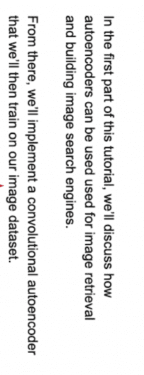
#> input picture data/yazi90.png, 144 x 375 px
$ python -i ocr_base.py   (imports and definitions only)
#> lines starting #> are read from the running program, lines starting #| are printed output that depends on the picture; after the words box and inside, x2 and y2 are one past the last pixel; in counts of white or black regions, pixels touching at a corner belong together
# -*- coding: utf-8 -*-
"""
Created on Tue Jan 24 12:01:08 2023

@author: arzu.yildiz
"""

import cv2
import pytesseract
import matplotlib.pyplot as plt
import numpy as np

# [5 lines left out: function display, not called in this run]

def grayscale(image_path):
#> called with image_path = 'data/yazi90.png'
    image = cv2.imread(image_path)
#> image is the input picture: shape (375, 144, 3); mean B, G, R 234.6, 234.6, 234.7
    return cv2.cvtColor(image, cv2.COLOR_BGR2GRAY)

def ocr_pytesseract(image):
    text=pytesseract.image_to_string(image, lang="tur")
    return text


# [67 lines left out: functions get_psm, psm, not called in this run]

def noise_removal(image):

    kernel = np.ones((1, 1), np.uint8)
    image = cv2.dilate(image, kernel, iterations=1)
    kernel = np.ones((1, 1), np.uint8)
    image = cv2.erode(image, kernel, iterations=1)
    image = cv2.morphologyEx(image, cv2.MORPH_CLOSE, kernel)
    image = cv2.medianBlur(image, 3)
    return (image)

def thin_font(image):
    image = cv2.bitwise_not(image)
    kernel = np.ones((2,2),np.uint8)
    image = cv2.erode(image, kernel, iterations=1)
    image = cv2.bitwise_not(image)
    return (image)

def thick_font(image):
    image = cv2.bitwise_not(image)
    kernel = np.ones((2,2),np.uint8)
    image = cv2.dilate(image, kernel, iterations=1)
    image = cv2.bitwise_not(image)
    return (image)

def remove_borders(image):
    contours, heiarchy = cv2.findContours(image, cv2.RETR_EXTERNAL, cv2.CHAIN_APPROX_SIMPLE)
    cntsSorted = sorted(contours, key=lambda x:cv2.contourArea(x))
    cnt = cntsSorted[-1]
    x, y, w, h = cv2.boundingRect(cnt)
    crop = image[y:y+h, x:x+w]
    return (crop)

def make_border(image):
    color = [255, 255, 255]
    top, bottom, left, right = [150]*4
    image_with_border = cv2.copyMakeBorder(no_borders, top, bottom, left, right, cv2.BORDER_CONSTANT, value=color)
    return image_with_border


# [1 line not run here, left out]

gray_image=grayscale("data/yazi90.png")

# [1 line that did not run here, left out]
# [1 line not run here, left out]


thresh, im_bw = cv2.threshold(gray_image, 210, 230, cv2.THRESH_BINARY)
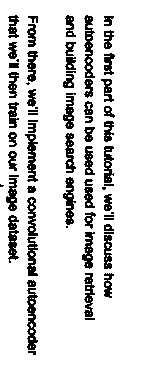
#> im_bw: shape (375, 144); values 0 (black) and 230 (white), 85.4% white; black in thin lines or dots, all inside (x1, y1, x2, y2) = (0, 15, 115, 355)
# [1 line not run here, left out]

no_noise = noise_removal(im_bw)
#> in noise_removal, `image = cv2.medianBlur(image, 3)`:
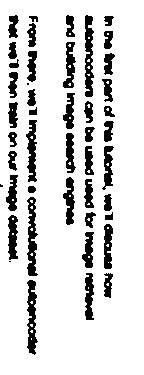
#> image: shape (375, 144); values 0 (black) and 230 (white), 84.8% white; 45 black regions (3 under 20 px), largest, box (x1, y1, x2, y2) and area: (85, 15, 94, 97) 522, (27, 197, 38, 276) 517, (27, 280, 38, 355) 496
# [1 line not run here, left out]

eroded_image = thin_font(no_noise)
#> in thin_font, `image = cv2.erode(image, kernel, iterations=1)`:
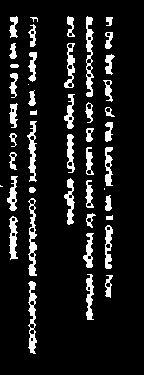
#> image: shape (375, 144); values 25 (black) and 255 (white), 10.8% white; 45 white regions (4 under 20 px), largest, box (x1, y1, x2, y2) and area: (86, 16, 94, 97) 369, (28, 198, 37, 276) 359, (28, 281, 37, 354) 354
# [1 line not run here, left out]


dilated_image = thick_font(no_noise)
#> in thick_font, `image = cv2.dilate(image, kernel, iterations=1)`:
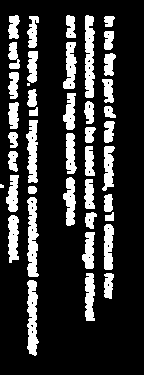
#> image: shape (375, 144); values 25 (black) and 255 (white), 19.7% white; 42 white regions (2 under 20 px), largest, box (x1, y1, x2, y2) and area: (85, 15, 95, 98) 669, (27, 197, 39, 277) 669, (27, 280, 39, 356) 632
#> in thick_font, `image = cv2.bitwise_not(image)`: image: shape (375, 144); values 0 (black) and 230 (white), 80.3% white; 42 black regions (2 under 20 px)
# [1 line not run here, left out]


no_borders = remove_borders(no_noise)
#> in remove_borders, `contours, heiarchy = cv2.findContours(image, cv2.RETR_EXTERNAL, cv2.CH..`: contours = 1 contour; box (x1, y1, x2, y2) and area: (0, 0, 144, 375) 53474; heiarchy = [[-1, -1, -1, -1]]
#> in remove_borders, `cntsSorted = sorted(contours, key=lambda x:cv2.contourArea(x))`: cntsSorted has the same summary as contours
#> in remove_borders, `cnt = cntsSorted[-1]`: cnt = contour of 11 points, box (x1, y1, x2, y2) (0, 0, 144, 375), area 53474
#> in remove_borders, `x, y, w, h = cv2.boundingRect(cnt)`: x = 0; w = 144; h = 375
# [1 line not run here, left out]

image_with_border=make_border(no_borders)
#> in make_border, `image_with_border = cv2.copyMakeBorder(no_borders, top, bottom, left, ..`:
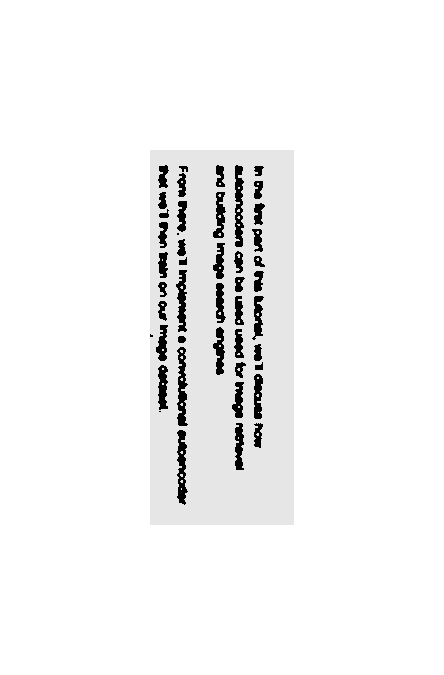
#> image_with_border: shape (675, 444); min 0, max 255, mean 244.2
# [1 line not run here, left out]

>>> import cv2
>>> picture = cv2.imread('data/yazi90.png')
>>> result = noise_removal(picture)
#> in noise_removal (call 2), `image = cv2.medianBlur(image, 3)`:
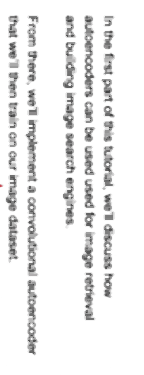
#> image: shape (375, 144, 3); mean B, G, R 237.5, 237.4, 237.5
